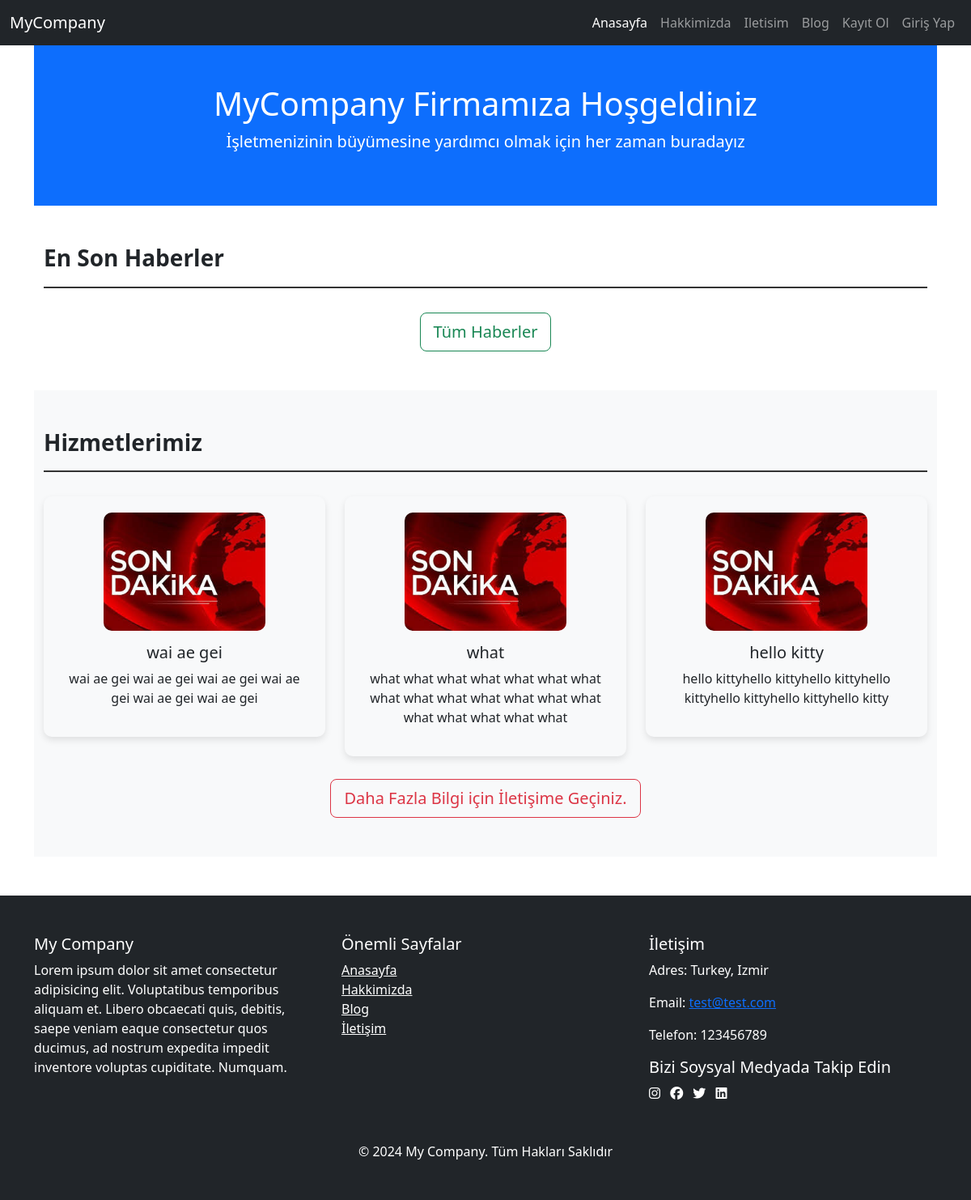
The page / on the database its author committed.
### blog/models.py (models this page shows, shortened)
class Service(models.Model):
    title = models.CharField(max_length=150, verbose_name=" Başlık")
    description = models.TextField(verbose_name="Açıklama")
    created_date = models.DateTimeField(auto_now_add=True)
    service_image = models.ImageField(upload_to="service_manager", blank=True, null=True, verbose_name="Resım")

class FooterSettings(models.Model):
    description = models.TextField(verbose_name="Şirket Açıklaması", blank=True, null=True)
    address = models.CharField(max_length=255, verbose_name="Adres", blank=True, null=True)
    phone = models.CharField(max_length=20, verbose_name="Telefon", blank=True, null=True)
    email = models.EmailField(verbose_name="E-posta", blank=True, null=True)
    facebook = models.URLField(verbose_name="Facebook URL", blank=True, null=True)
    instagram = models.URLField(verbose_name="Instagram URL", blank=True, null=True)
    twitter = models.URLField(verbose_name="Twitter URL", blank=True, null=True)
    linkedin = models.URLField(verbose_name="Linkedin URL", blank=True, null=True)

### blog/views.py (the view)
# urls.py: path("", views.index, name="index"),
def index(request):
    latest_articles = Article.objects.filter(is_approved=True).order_by("-created_date")[:3]
    services = Service.objects.all().order_by("-created_date")[:3]
    context = {
        "latest_articles":latest_articles,
        "services": services
    }
    return render(request, "index.html", context)

### blog/context_processors.py (called while the page is built)
def footer_settings(request):
    settings = FooterSettings.objects.first()
    return {'footer_settings': settings}

### templates/index.html (shortened to what this page needs)
{% extends "layout.html" %}
{% load static %}
{% block body %}
   <header class="bg-primary text-white text-center py-5">
    <h1>MyCompany Firmamıza Hoşgeldiniz</h1>
    <p class="lead">İşletmenizinin büyümesine yardımcı olmak için her zaman buradayız</p>
   </header>
   <section class="py-5">
    <div class="container">
      <div class="section-title">
        <h2>En Son Haberler</h2>
      </div>
      <div class="row">
        <div class="text-center">
          <a href="{% url 'blog:articles' %}" class="btn btn-outline-success btn-lg">Tüm Haberler</a>
        </div>
      </div>
    </div>
   </section>
   <section class="service-section bg-light py-5">
    <div class="container">
      <div class="section-title">
        <h2>Hizmetlerimiz</h2>
      </div>
      <div class="row">
        {% for service in services %}
        <div class="col-lg-4 col-md-6 col-sm-12 mb-2">
          <div class="service-item">
            <img src="
            {% if service.service_img %}
              {{service.service_img.url}}
            {% else %}
              {% static 'images\image_news.jpg' %}
            {% endif %}
            " alt="{{service.title}}">
            <h4>{{service.title}}</h4>
            <p>{{service.description}}</p>
          </div>
        </div>
        {% endfor %}
        </div>
        <div class="text-center">
          <a href="{% url 'contact' %}" class="btn btn-outline-danger btn-lg">Daha Fazla Bilgi için İletişime Geçiniz.</a>
        </div>
      </div>
    </div>
   {% endblock body %}

### templates/includes/footer.html (shortened to what this page needs)
<footer class="bg-dark text-white py-5 mt-5">
    <div class="container">
        <div class="row">
            <div class="col-md-4">
                <h5>My Company</h5>
                <p>{{footer_settings.description}}</p>
            </div>
            <div class="col-md-4">
                <h5>Önemli Sayfalar</h5>
                <ul class="list-unstyled">
                    <li><a href="{% url 'index' %}" class="text-white">Anasayfa</a></li>
                    <li><a href="{% url 'about' %}" class="text-white">Hakkimizda</a></li>
                    <li><a href="{% url 'blog:articles' %}" class="text-white">Blog</a></li>
                    <li><a href="{% url 'contact' %}" class="text-white">İletişim</a></li>
                </ul>
            </div>
            <div class="col-md-4">
                <h5>İletişim</h5>
                <p>Adres: {{footer_settings.address}}</p>
                <p>Email: <a href="mailto:{{footer_settings.email}}">{{footer_settings.email}}</a></p>
                <p>Telefon: 123456789</p>
                <div>
                    <h5>Bizi Soysyal Medyada Takip Edin</h5>
                    <a href="{{footer_settings.instagram}}" class="text-white me-2"><i class="fa-brands fa-instagram"></i></a>
                    <a href="{{footer_settings.facebook}}" class="text-white me-2"><i class="fa-brands fa-facebook"></i></a>
                    <a href="{{footer_settings.twitter}}" class="text-white me-2"><i class="fa-brands fa-twitter"></i></a>
                    <a href="{{footer_settings.linkedin}}" class="text-white me-2"><i class="fa-brands fa-linkedin"></i></a>
                </div>
            </div>
        </div>
        <div class="text-center mt-5">
            <p class="mb-0">&copy; 2024 My Company. Tüm Hakları Saklıdır</p>
        </div>
    </div>
</footer>

### static/css/style.css (style rules this page uses)
.section-title { margin-bottom: 30px; border-bottom: 2px solid #333; padding-bottom: 10px; }
.section-title h2 { font-size: 28px; font-weight: bold; }
.news-item, .service-item { padding: 20px; background-color: #f8f9fa; border-radius: 10px; box-shadow: 0 4px 8px rgba(0, 0, 0, 0.1); text-align: center; margin-bottom: 20px; transition: box-shadow 0.4s; }
.news-item img, .service-item img { max-width: 200px; border-radius: 10px; }
.news-item h5, .service-item h4 { margin-top: 15px; font-size: 20px; }

### rows shown on the page
Service: title "wai ae gei", description "wai ae gei wai ae gei wai ae gei wai ae gei wai ae gei wai ae gei"
Service: title "what", description "what what what what what what what what what what what what what what what what what what what"
Service: title "hello kitty", description "hello kittyhello kittyhello kittyhello kittyhello kittyhello kittyhello kitty"
FooterSettings: description "Lorem ipsum dolor sit amet consectetur adipisicing elit. Voluptatibus temporibus aliquam et. Libero obcaecati quis, debitis, saepe veniam eaque consectetur quos ducimus, ad nostrum expedita impedit inventore voluptas cupiditate. Numquam.", address "Turkey, Izmir", email "test@test.com"
